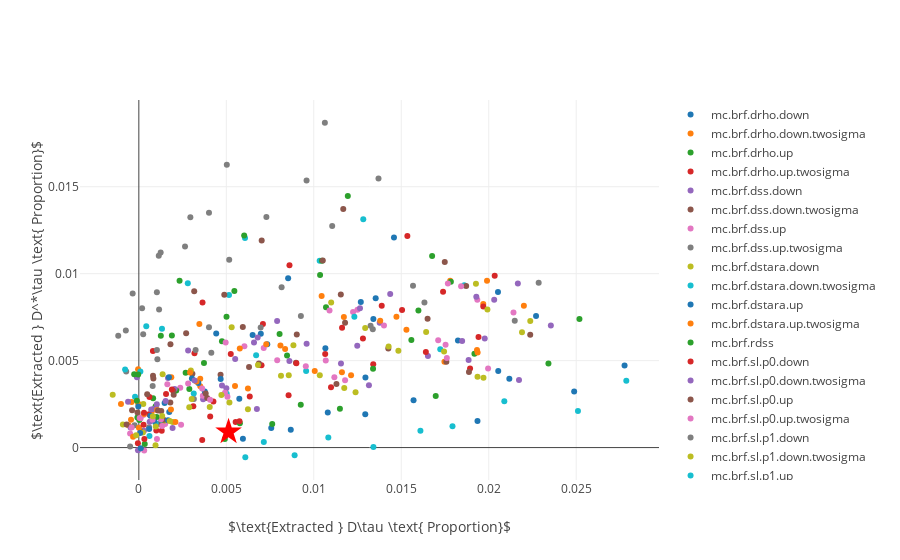

This figure's notebook cell:
### Code cell
# Traces
traces = []

for k, v in sorted(bias_table_dict.iteritems()):
    traces.append(go.Scatter(x = v[:,0]+v[:,2], y = v[:,1]+v[:,3], mode = 'markers', name = k))

traces.append(go.Scatter(x = [central_data_extracted_proportions[0]],
                         y = [central_data_extracted_proportions[1]],
                         mode = 'markers',
                         name = 'Central Data',
                         marker = {'symbol': 'star', 'size': 20, 'color': 'red'}))

# Layout
layout = go.Layout(
    xaxis= {'title': '$\\text{Extracted } D\\tau \\text{ Proportion}$'},
    yaxis= {'title': '$\\text{Extracted } D^*\\tau \\text{ Proportion}$'}
)

# Plot
fig = go.Figure(data=traces, layout=layout)
py.iplot(fig)
